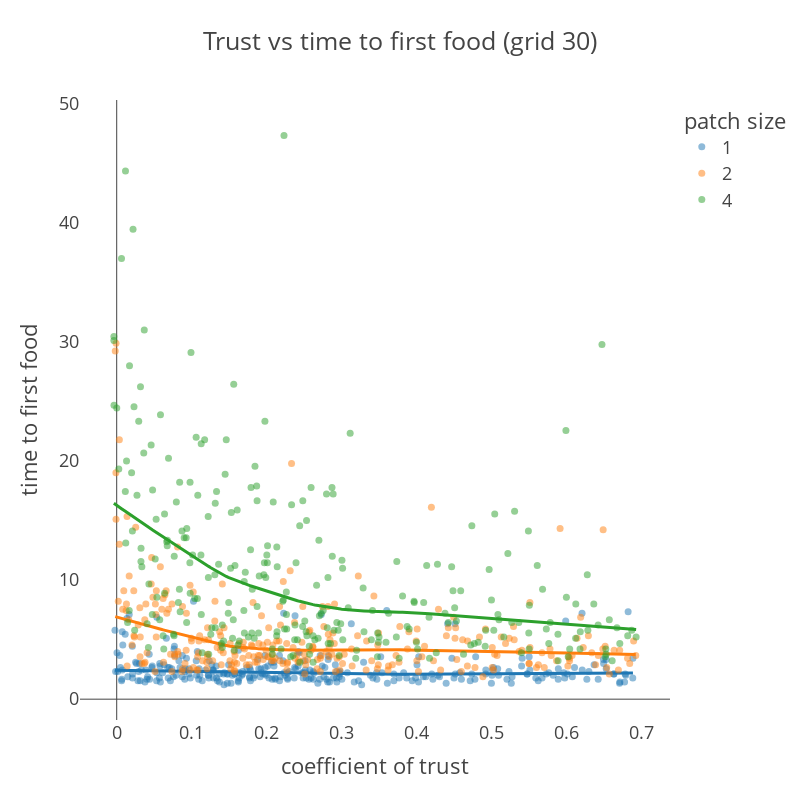

Notebook cell for this chart:
### Code cell
fig_grid30 = px.scatter(
    impactDF_grid30,
    x="c_trust_jittered",
    y="time to first food",
    color="reward_patch_dim",
    template="presentation",
    title="Trust vs time to first food (grid 30)",
    trendline="lowess",
    opacity=0.5,
    labels={"c_trust_jittered": "coefficient of trust", "reward_patch_dim": "patch size"}
)

fig_grid30.update_traces(marker={"size": 7})
fig_grid30.update_layout(
    width=800,
    height=800,
)

fig_grid30.update_xaxes(showgrid=False)
fig_grid30.update_yaxes(showgrid=False)

### Figure 1 — Plotly figure (JSON) as saved in the notebook; plotly's stock layout.template omitted (floating-point values rounded to 4 significant figures; data arrays with more than 128 entries replaced by an {"elided": "..."} marker saying what was removed)
{"data": [{"hovertemplate": "patch size=1<br>coefficient of trust=%{x}<br>time to first food=%{y}<extra></extra>", "legendgroup": "1", "marker": {"color": "#1F77B4", "opacity": 0.5, "size": 7, "symbol": "circle"}, "mode": "markers", "name": "1", "orientation": "v", "showlegend": true, "type": "scatter", "x": {"elided": "280 float values"}, "xaxis": "x", "y": {"elided": "280 float values"}, "yaxis": "y"}, {"hovertemplate": "<b>LOWESS trendline</b><br><br>patch size=1<br>coefficient of trust=%{x}<br>time to first food=%{y} <b>(trend)</b><extra></extra>", "legendgroup": "1", "marker": {"color": "#1F77B4", "size": 7, "symbol": "circle"}, "mode": "lines", "name": "1", "showlegend": false, "type": "scatter", "x": {"elided": "280 float values"}, "xaxis": "x", "y": {"elided": "280 float values"}, "yaxis": "y"}, {"hovertemplate": "patch size=2<br>coefficient of trust=%{x}<br>time to first food=%{y}<extra></extra>", "legendgroup": "2", "marker": {"color": "#FF7F0E", "opacity": 0.5, "size": 7, "symbol": "circle"}, "mode": "markers", "name": "2", "orientation": "v", "showlegend": true, "type": "scatter", "x": {"elided": "278 float values"}, "xaxis": "x", "y": {"elided": "278 float values"}, "yaxis": "y"}, {"hovertemplate": "<b>LOWESS trendline</b><br><br>patch size=2<br>coefficient of trust=%{x}<br>time to first food=%{y} <b>(trend)</b><extra></extra>", "legendgroup": "2", "marker": {"color": "#FF7F0E", "size": 7, "symbol": "circle"}, "mode": "lines", "name": "2", "showlegend": false, "type": "scatter", "x": {"elided": "278 float values"}, "xaxis": "x", "y": {"elided": "278 float values"}, "yaxis": "y"}, {"hovertemplate": "patch size=4<br>coefficient of trust=%{x}<br>time to first food=%{y}<extra></extra>", "legendgroup": "4", "marker": {"color": "#2CA02C", "opacity": 0.5, "size": 7, "symbol": "circle"}, "mode": "markers", "name": "4", "orientation": "v", "showlegend": true, "type": "scatter", "x": {"elided": "271 float values"}, "xaxis": "x", "y": {"elided": "271 float values"}, "yaxis": "y"}, {"hovertemplate": "<b>LOWESS trendline</b><br><br>patch size=4<br>coefficient of trust=%{x}<br>time to first food=%{y} <b>(trend)</b><extra></extra>", "legendgroup": "4", "marker": {"color": "#2CA02C", "size": 7, "symbol": "circle"}, "mode": "lines", "name": "4", "showlegend": false, "type": "scatter", "x": {"elided": "271 float values"}, "xaxis": "x", "y": {"elided": "271 float values"}, "yaxis": "y"}], "layout": {"height": 800, "legend": {"title": {"text": "patch size"}, "tracegroupgap": 0}, "title": {"text": "Trust vs time to first food (grid 30)"}, "width": 800, "xaxis": {"anchor": "y", "domain": [0, 1], "showgrid": false, "title": {"text": "coefficient of trust"}}, "yaxis": {"anchor": "x", "domain": [0, 1], "showgrid": false, "title": {"text": "time to first food"}}}}
